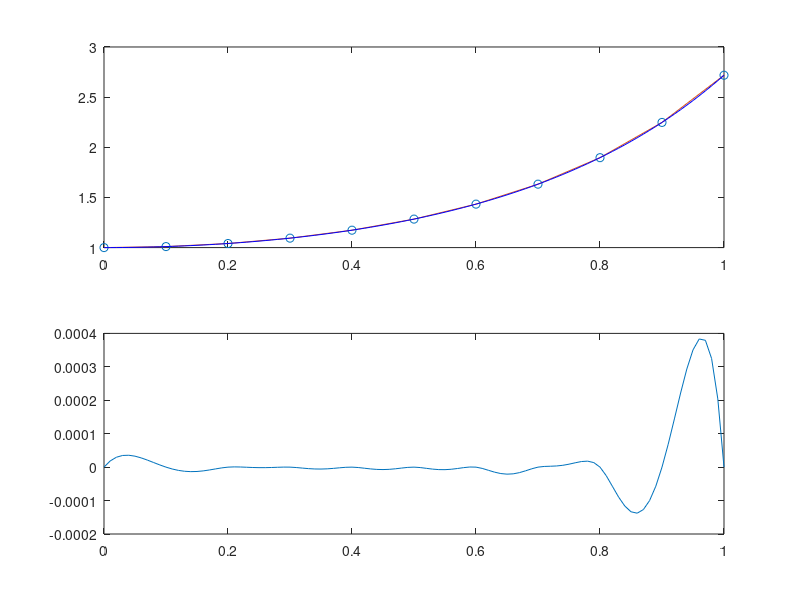
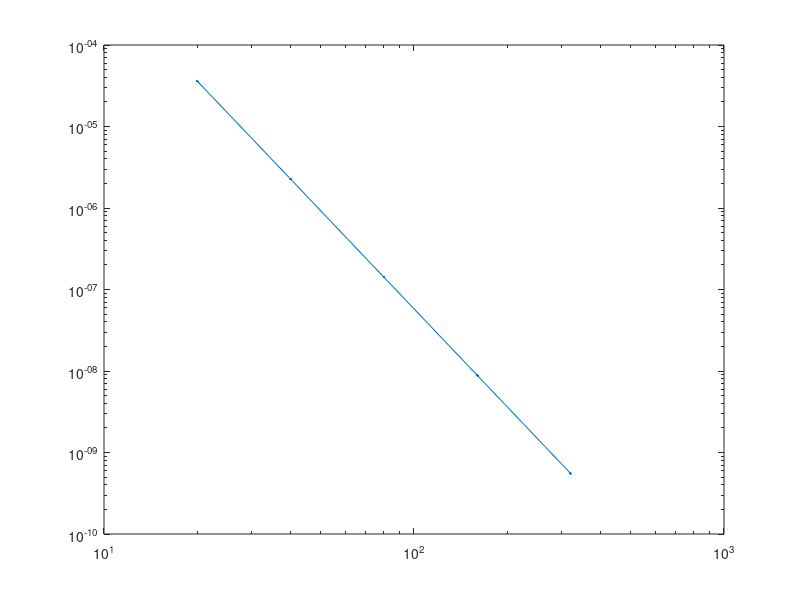

The MATLAB script that drew these images, in order: (Note: this script raises an error after producing the figures.)
%Uppgift 1b
N=10;
s=(0:N)/N;
g=exp(s.^2);
se=(0:100)/100;
ge=interp1(s,g,se,'spline');
gexakt=exp(se.^2);
func=@(s)exp(s.^2)

subplot(2,1,1)
plot(s,g,'o')
hold on
plot(s,func(s))
hold on
plot(se,ge,'b')
subplot(2,1,2)
plot(se,ge-gexakt)

% Uppgift 1c
punkt=[20,40,80,160,320];
se1=(0:800)/800;
g1=exp(se1.^2);
fel = [];
n=1;
figure
for i=punkt
    se2=linspace(0,1,i);
    g=exp(se2.^2);
  spl=interp1(se2,g,se1,'spline');
  
    fel(n) = max(abs(g1-spl));
  n=n+1; 

end
loglog(punkt,fel,'.-')

for i=2:length(fel)
kvot(i)=fel(i-1)/fel(i);
end
format long
Tabell=[punkt' fel' kvot']
table(Tabell)



